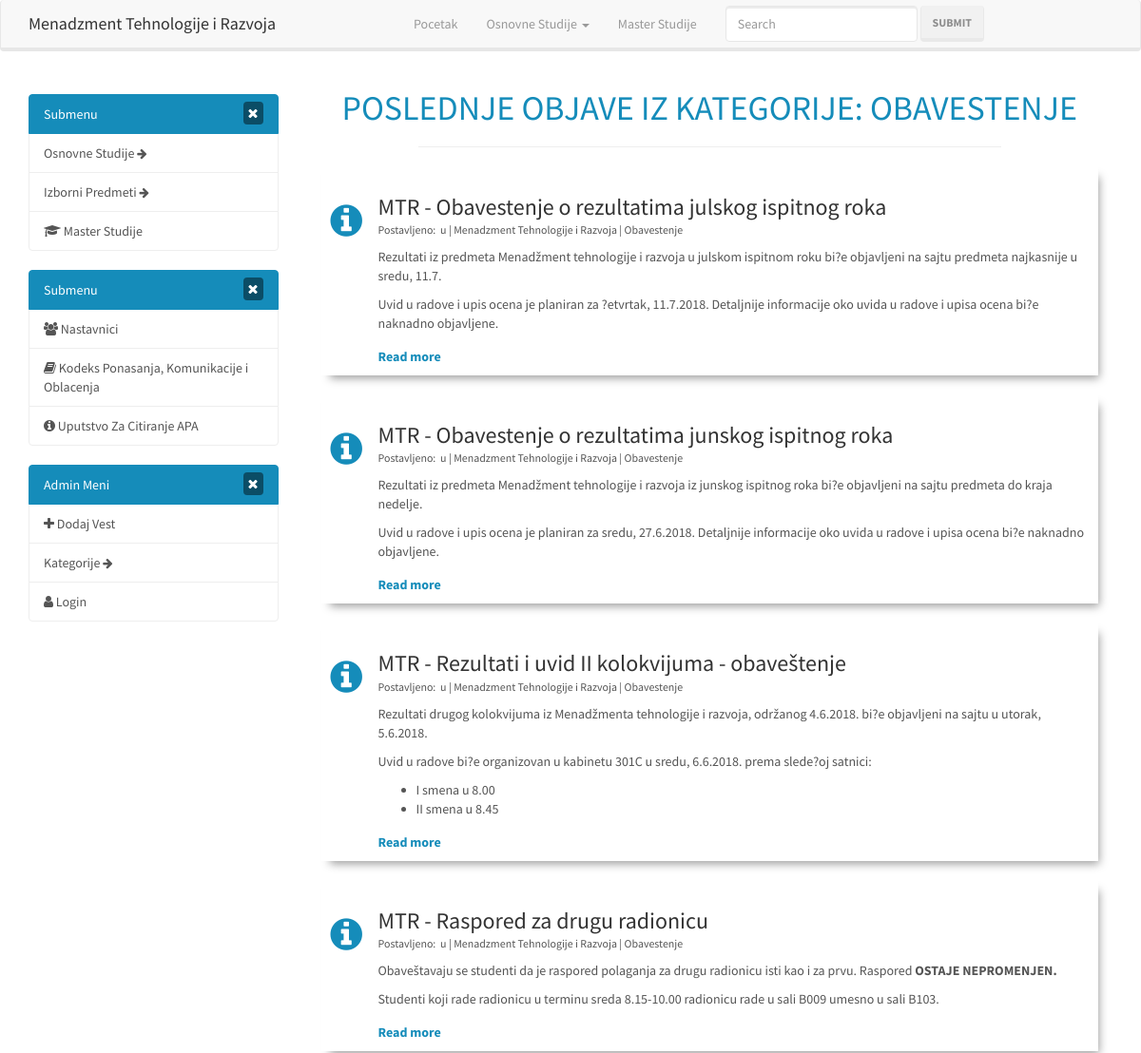
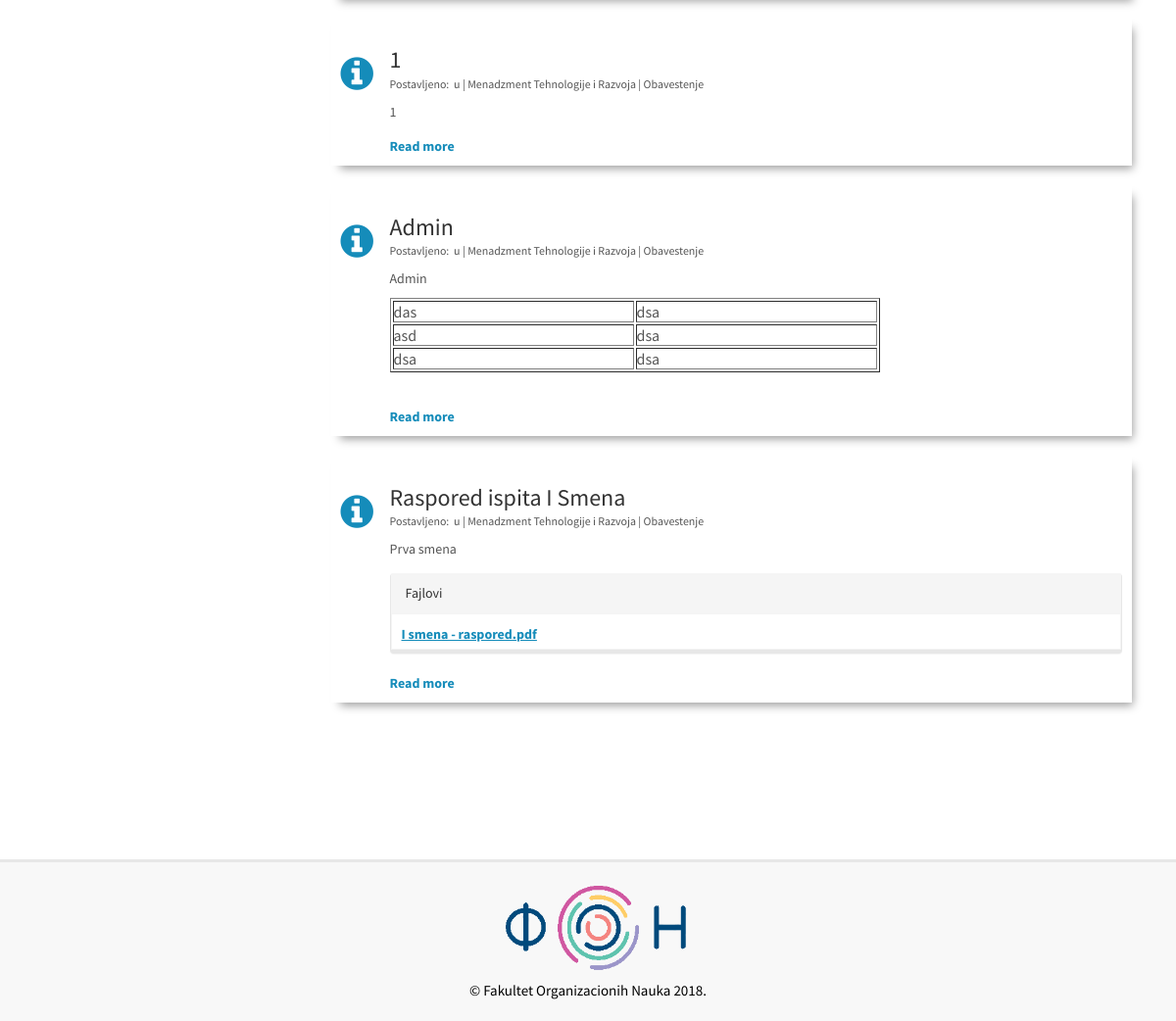
The app's page /kategorije/obavestenje with its own data (2 pictures, top to bottom).
### tables this page shows
CREATE TABLE `posts` (
  `id` int(11) NOT NULL AUTO_INCREMENT,
  `category_id` int(11) NOT NULL,
  `user_id` int(11) NOT NULL,
  `test` tinyint(1) NOT NULL DEFAULT '0',
  `deleted` tinyint(1) NOT NULL DEFAULT '0',
  `edited` tinyint(1) NOT NULL DEFAULT '0',
  `title` varchar(255) NOT NULL,
  `slug` varchar(255) NOT NULL,
  `body` text NOT NULL,
  `edit_backup` text NOT NULL,
  `post_file` varchar(255) NOT NULL,
  `created_at` text NOT NULL,
  `deleted_at` text NOT NULL,
  `edited_at` text NOT NULL,
  PRIMARY KEY (`id`)
);

### application/controllers/Categories.php (called while the page is built, shortened)
<?php
	class Categories extends CI_Controller{
		public function posts($name){
			$this->post_model->show_edited_posts_test();
			$this->post_model->delete_all_test_posts();
			$this->post_model->retrieve_test_deleted_posts();
			$this->category_model->delete_all_test_categories();
			$this->category_model->retrieve_test_deleted_categories();
			if($name == 'uncategorised'){
				$data['posts'] = $this->post_model->get_uncategorised_posts();
				$data['category_name'] = 'Uncategorised';
			}else{
				if($this->category_model->get_category($name) == null){
					$data['category_name'] = "invalid";
				}else{
					$data['category_name'] = $this->category_model->get_category($name)->name;
					$data['posts'] = $this->post_model->get_posts_by_category($name);
				}
			}
			$this->load->view('templates/header');
			$this->load->view('pages/home', $data);
			$this->load->view('templates/footer');
		}
	}
?>

### index.php (called while the page is built, shortened)
<?php
require_once BASEPATH.'core/CodeIgniter.php';

### application/models/Post_model.php (called while the page is built, shortened)
<?php
	class Post_model extends CI_Model{
		public function get_posts_by_category($category_name){
			$category_id = $this->db->get_where('categories', array('name' => $category_name))->row()->id;
			$this->db->order_by('posts.id', 'DESC');
			$this->db->join('categories', 'categories.id = posts.category_id');
			$query = $this->db->get_where('posts', array('category_id' => $category_id, 'posts.deleted' => 0));
			return $query->result_array();
		}
	}
?>

### application/views/pages/home.php (the view, shortened to what this page needs)
<div class="container">
  <div class="row">
<div class="col-sm-8 col-md-9">
  <section id="what-we-do">
      <div class="container-fluid">
        <h2 class="section-title mb-2 h1">
          <?php
            if(isset($category_name)){
              if($category_name == "invalid"){
                echo "Kategorija Ne Postoji";
              }else{
                echo "POSLEDNJE OBJAVE IZ KATEGORIJE: " . $category_name;
              }
            }else{
              echo "POSLEDNJE VESTI";
            }
          ?>
        </h2>
        <hr class="title-hr">
        <div class="row mt-5">
        <?php if(isset($posts)) : ?>
        <?php foreach($posts as $post) : ?>
        <?php if(!$post['deleted']) : ?>
          <div class="col-md-12">
            <div class="card">
              <?php
                $category_id = $post['category_id'];
                $sql ="SELECT deleted FROM categories WHERE id = $category_id";
                $query = $this->db->query($sql);
                $category = $query->row_array();
                $deleted = $category['deleted'];
                if($post['category_id'] == 1){
                  $class = 'vest';
                  $category = "Vest";
                }else if($post['category_id'] == 2){
                  $class = "obavestenje";
                  $category = "Obavestenje";
                }else if($post['category_id'] == 0 || $deleted){
                  $class = 'uncategorised';
                  $category = "Uncategorised";
                }
              ?>
              <div class="card-block block-1 <?php echo $class; ?>">
                <h3 class="card-title"><?php echo $post['title']; ?></h3>
                <small>
                  Postavljeno:&nbsp;
                  <?php
                    $fullDate = $post['created_at'];
                    $findme   = ' ';
                    $pos = strpos($fullDate, $findme);
                    $time = substr($post['created_at'], $pos);
                  ?>
                  u <?php echo $time; ?> | Menadzment Tehnologije i Razvoja | <?php echo $category; ?>
                </small>
                <div class="card-text" style="margin-bottom: 1.5rem;">
                  <div class="content">
                    <?php
                      $string = $post['body'];
                      $string = preg_replace('#<script(.*?)>(.*?)</script>#is', '', $string);
                      echo word_limiter($string, 300);
                    ?>
                  </div>
                </div>
                <?php if($post['post_file'] != "") : ?>
                  <div class="panel panel-default">
                    <div class="panel-heading">Fajlovi</div>
                    <div class="panel-body">
                      <?php
                        $normalize = $post['post_file'];
                        $normalize = str_replace(' ', '_', $normalize);
                      ?>
                      <a href="<?php echo base_url(); ?>assets/files/<?php echo $normalize; ?>" download><?php echo $post['post_file']; ?></a>
                    </div>
                  </div>
                <?php endif; ?>
                <a href="<?php echo site_url('/vesti/' . $post['slug']); ?>" title="Read more" class="read-more no-underline" >Read more<i class="fa fa-angle-double-right ml-2"></i></a>
              </div>
            </div>
          </div>
          <?php endif; ?>
          <?php endforeach; ?>
          <div class="col-md-12 pagination-div">
          </div>
          <?php endif; ?>
        </div>
      </div>
    </section>
  </div>
  </div>
</div>

### assets/css/style.css (style rules this page uses)
.no-underline { text-decoration: none !important; }
.title-hr { width: 75%; }
.content table { display: table !important; border-collapse: separate !important; border-spacing: 2px !important; border-color: gray !important; }
.content tbody { display: table-row-group !important; vertical-align: middle !important; border-color: inherit !important; }
.content td { display: table-cell !important; border-color: inherit !important; vertical-align: inherit !important; }
.content tr { display: table-row !important; vertical-align: inherit !important; border-color: inherit !important; }
.pagination-div { margin: 0 auto; text-align: center; }
.panel-body { border: 1px solid #f4f4f4; padding: 1rem 1rem 0.5rem 1rem; }
section .section-title { text-align:center; color: rgb(21,140,186); text-transform:uppercase; }
#what-we-do { background:#ffffff; }
#what-we-do .card { padding: 1rem!important; background-color: #fff; border: none; margin-bottom: 2rem; -webkit-transition: .5s all ease; -moz-transition: .5s all ease; transition: .5s all ease; }
#what-we-do .card { -webkit-box-shadow: 5px 7px 9px -4px rgb(158, 158, 158); -moz-box-shadow: 5px 7px 9px -4px rgb(158, 158, 158); box-shadow: 5px 7px 9px -4px rgb(158, 158, 158); }
#what-we-do .card .card-block { padding-left: 50px; position: relative; }
#what-we-do .card .card-block a { color: rgb(21,140,186); font-weight:700; text-decoration: underline; }
#what-we-do .card .card-block:before { font-family: FontAwesome; position: absolute; font-size: 39px; color: rgb(21,140,186); left: 0; -webkit-transition: -webkit-transform .2s ease-in-out; transition:transform .2s ease-in-out; }
#what-we-do .card .obavestenje:before { content: "\f05a"; }
.card { word-wrap: break-word; }
.card-title { margin-bottom: .2rem; }
.card-text { margin-top: 1rem; margin-bottom: 1rem; }

### records on screen
posts: title "MTR - Obavestenje o rezultatima julskog ispitnog roka", category "Obavestenje", body "Rezultati iz predmeta Menadžment tehnologije i razvoja u julskom ispitnom roku bi?e objavljeni na sajtu predmeta najkasnije u sredu, 11.7. Uvid u radove i upis ocena je planiran za ?etvrtak, 11.7.2018. Detaljnije informacije oko uvida u radove i upisa ocena bi?e naknadno objavljene."
posts: title "MTR - Obavestenje o rezultatima junskog ispitnog roka", category "Obavestenje", body "Rezultati iz predmeta Menadžment tehnologije i razvoja iz junskog ispitnog roka bi?e objavljeni na sajtu predmeta do kraja nedelje. Uvid u radove i upis ocena je planiran za sredu, 27.6.2018. Detaljnije informacije oko uvida u radove i upisa ocena bi?e naknadno objavljene."
posts: title "MTR - Rezultati i uvid II kolokvijuma - obaveštenje", category "Obavestenje", body "Rezultati drugog kolokvijuma iz Menadžmenta tehnologije i razvoja, održanog 4.6.2018. bi?e objavljeni na sajtu u utorak, 5.6.2018. Uvid u radove bi?e organizovan u kabinetu 301C u sredu, 6.6.2018. prema slede?oj satnici: I smena u 8.00 II smena u 8.45"
posts: title "MTR - Raspored za drugu radionicu", category "Obavestenje", body "Obaveštavaju se studenti da je raspored polaganja za drugu radionicu isti kao i za prvu. Raspored OSTAJE NEPROMENJEN. Studenti koji rade radionicu u terminu sreda 8.15-10.00 radionicu rade u sali B009 umesno u sali B103."
posts: title "1", category "Obavestenje", body "1"
posts: title "Admin", category "Obavestenje", body "Admin das dsa asd dsa dsa dsa"
posts: title "Raspored ispita I Smena", category "Obavestenje", body "Prva smena", post_file "I smena - raspored.pdf"

### other values on screen
$category_name "OBAVESTENJE"
